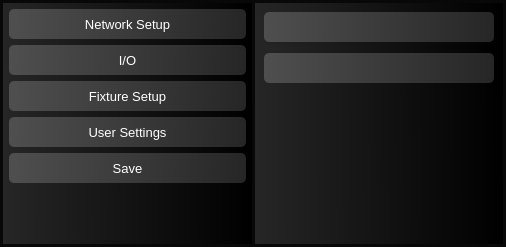
<?xml version="1.0" encoding="UTF-8"?>
<ui version="4.0">
 <class>Setup</class>
 <widget class="QWidget" name="Setup">
  <property name="geometry">
   <rect>
    <x>0</x>
    <y>0</y>
    <width>506</width>
    <height>247</height>
   </rect>
  </property>
  <property name="sizePolicy">
   <sizepolicy hsizetype="Preferred" vsizetype="Preferred">
    <horstretch>0</horstretch>
    <verstretch>2</verstretch>
   </sizepolicy>
  </property>
  <property name="maximumSize">
   <size>
    <width>16777215</width>
    <height>50000</height>
   </size>
  </property>
  <property name="windowTitle">
   <string>Form</string>
  </property>
  <property name="styleSheet">
   <string notr="true">background-color: rgb(255, 255, 255);
color:white;</string>
  </property>
  <layout class="QVBoxLayout" name="verticalLayout">
   <property name="spacing">
    <number>0</number>
   </property>
   <property name="leftMargin">
    <number>0</number>
   </property>
   <property name="topMargin">
    <number>0</number>
   </property>
   <property name="rightMargin">
    <number>0</number>
   </property>
   <property name="bottomMargin">
    <number>0</number>
   </property>
   <item>
    <layout class="QHBoxLayout" name="horizontalLayout_2">
     <property name="spacing">
      <number>0</number>
     </property>
     <property name="leftMargin">
      <number>0</number>
     </property>
     <property name="topMargin">
      <number>0</number>
     </property>
     <property name="rightMargin">
      <number>0</number>
     </property>
     <property name="bottomMargin">
      <number>0</number>
     </property>
     <item>
      <widget class="QWidget" name="widget" native="true">
       <property name="sizePolicy">
        <sizepolicy hsizetype="Preferred" vsizetype="Preferred">
         <horstretch>0</horstretch>
         <verstretch>2</verstretch>
        </sizepolicy>
       </property>
       <property name="styleSheet">
        <string notr="true">background-color: rgb(8, 8, 8);</string>
       </property>
       <layout class="QHBoxLayout" name="horizontalLayout_4" stretch="1,1">
        <property name="spacing">
         <number>3</number>
        </property>
        <property name="leftMargin">
         <number>3</number>
        </property>
        <property name="topMargin">
         <number>3</number>
        </property>
        <property name="rightMargin">
         <number>3</number>
        </property>
        <property name="bottomMargin">
         <number>3</number>
        </property>
        <item>
         <widget class="QWidget" name="widget_2" native="true">
          <property name="sizePolicy">
           <sizepolicy hsizetype="Preferred" vsizetype="MinimumExpanding">
            <horstretch>0</horstretch>
            <verstretch>2</verstretch>
           </sizepolicy>
          </property>
          <property name="styleSheet">
           <string notr="true">background-color: qlineargradient(spread:pad, x1:0, y1:0.551, x2:1, y2:0.54, stop:0 rgba(38, 38, 38, 255), stop:1 rgba(0, 0, 0, 255));
 </string>
          </property>
          <layout class="QVBoxLayout" name="verticalLayout_4">
           <property name="spacing">
            <number>6</number>
           </property>
           <property name="leftMargin">
            <number>6</number>
           </property>
           <property name="topMargin">
            <number>6</number>
           </property>
           <property name="rightMargin">
            <number>6</number>
           </property>
           <property name="bottomMargin">
            <number>4</number>
           </property>
           <item>
            <widget class="QPushButton" name="btnNetSetup">
             <property name="sizePolicy">
              <sizepolicy hsizetype="Preferred" vsizetype="Fixed">
               <horstretch>0</horstretch>
               <verstretch>0</verstretch>
              </sizepolicy>
             </property>
             <property name="minimumSize">
              <size>
               <width>0</width>
               <height>30</height>
              </size>
             </property>
             <property name="font">
              <font>
               <pointsize>10</pointsize>
              </font>
             </property>
             <property name="cursor">
              <cursorShape>PointingHandCursor</cursorShape>
             </property>
             <property name="styleSheet">
              <string notr="true">QPushButton{background-color: qlineargradient(spread:pad, x1:0, y1:0.568, x2:1, y2:0.574, stop:0 rgba(79, 79, 79, 255), stop:1 rgba(39, 38, 38, 255));border-style: solid;border-color: rgba(0, 0, 0, 255);border-width: 0px;border-radius: 5px;} </string>
             </property>
             <property name="text">
              <string>Network Setup</string>
             </property>
            </widget>
           </item>
           <item>
            <widget class="QPushButton" name="btnIOSetup">
             <property name="sizePolicy">
              <sizepolicy hsizetype="Preferred" vsizetype="Fixed">
               <horstretch>0</horstretch>
               <verstretch>0</verstretch>
              </sizepolicy>
             </property>
             <property name="minimumSize">
              <size>
               <width>0</width>
               <height>30</height>
              </size>
             </property>
             <property name="font">
              <font>
               <pointsize>10</pointsize>
              </font>
             </property>
             <property name="cursor">
              <cursorShape>PointingHandCursor</cursorShape>
             </property>
             <property name="styleSheet">
              <string notr="true">QPushButton{background-color: qlineargradient(spread:pad, x1:0, y1:0.568, x2:1, y2:0.574, stop:0 rgba(79, 79, 79, 255), stop:1 rgba(39, 38, 38, 255));border-style: solid;border-color: rgba(0, 0, 0, 255);border-width: 0px;border-radius: 5px;} </string>
             </property>
             <property name="text">
              <string>I/O</string>
             </property>
            </widget>
           </item>
           <item>
            <widget class="QPushButton" name="btnFixtureSetup">
             <property name="sizePolicy">
              <sizepolicy hsizetype="Preferred" vsizetype="Fixed">
               <horstretch>0</horstretch>
               <verstretch>0</verstretch>
              </sizepolicy>
             </property>
             <property name="minimumSize">
              <size>
               <width>0</width>
               <height>30</height>
              </size>
             </property>
             <property name="font">
              <font>
               <pointsize>10</pointsize>
              </font>
             </property>
             <property name="cursor">
              <cursorShape>PointingHandCursor</cursorShape>
             </property>
             <property name="styleSheet">
              <string notr="true">QPushButton{background-color: qlineargradient(spread:pad, x1:0, y1:0.568, x2:1, y2:0.574, stop:0 rgba(79, 79, 79, 255), stop:1 rgba(39, 38, 38, 255));border-style: solid;border-color: rgba(0, 0, 0, 255);border-width: 0px;border-radius: 5px;} </string>
             </property>
             <property name="text">
              <string>Fixture Setup</string>
             </property>
            </widget>
           </item>
           <item>
            <widget class="QPushButton" name="btnUserSetting">
             <property name="sizePolicy">
              <sizepolicy hsizetype="Preferred" vsizetype="Fixed">
               <horstretch>0</horstretch>
               <verstretch>0</verstretch>
              </sizepolicy>
             </property>
             <property name="minimumSize">
              <size>
               <width>0</width>
               <height>30</height>
              </size>
             </property>
             <property name="font">
              <font>
               <pointsize>10</pointsize>
              </font>
             </property>
             <property name="cursor">
              <cursorShape>PointingHandCursor</cursorShape>
             </property>
             <property name="styleSheet">
              <string notr="true">QPushButton{background-color: qlineargradient(spread:pad, x1:0, y1:0.568, x2:1, y2:0.574, stop:0 rgba(79, 79, 79, 255), stop:1 rgba(39, 38, 38, 255));border-style: solid;border-color: rgba(0, 0, 0, 255);border-width: 0px;border-radius: 5px;} </string>
             </property>
             <property name="text">
              <string>User Settings</string>
             </property>
            </widget>
           </item>
           <item>
            <widget class="QPushButton" name="btnSaveSetup">
             <property name="sizePolicy">
              <sizepolicy hsizetype="Preferred" vsizetype="Fixed">
               <horstretch>0</horstretch>
               <verstretch>0</verstretch>
              </sizepolicy>
             </property>
             <property name="minimumSize">
              <size>
               <width>0</width>
               <height>30</height>
              </size>
             </property>
             <property name="font">
              <font>
               <pointsize>10</pointsize>
              </font>
             </property>
             <property name="cursor">
              <cursorShape>PointingHandCursor</cursorShape>
             </property>
             <property name="styleSheet">
              <string notr="true">QPushButton{background-color: qlineargradient(spread:pad, x1:0, y1:0.568, x2:1, y2:0.574, stop:0 rgba(79, 79, 79, 255), stop:1 rgba(39, 38, 38, 255));border-style: solid;border-color: rgba(0, 0, 0, 255);border-width: 0px;border-radius: 5px;} </string>
             </property>
             <property name="text">
              <string>Save</string>
             </property>
            </widget>
           </item>
           <item>
            <widget class="QWidget" name="widget_4" native="true">
             <property name="sizePolicy">
              <sizepolicy hsizetype="Preferred" vsizetype="Preferred">
               <horstretch>250</horstretch>
               <verstretch>255</verstretch>
              </sizepolicy>
             </property>
             <property name="maximumSize">
              <size>
               <width>16777215</width>
               <height>500</height>
              </size>
             </property>
             <property name="styleSheet">
              <string notr="true">background-color:none;</string>
             </property>
             <layout class="QVBoxLayout" name="verticalLayout_2">
              <property name="spacing">
               <number>0</number>
              </property>
              <property name="leftMargin">
               <number>0</number>
              </property>
              <property name="topMargin">
               <number>5</number>
              </property>
              <property name="rightMargin">
               <number>0</number>
              </property>
              <property name="bottomMargin">
               <number>5</number>
              </property>
             </layout>
            </widget>
           </item>
          </layout>
         </widget>
        </item>
        <item>
         <widget class="QWidget" name="widget_5" native="true">
          <property name="minimumSize">
           <size>
            <width>0</width>
            <height>0</height>
           </size>
          </property>
          <property name="maximumSize">
           <size>
            <width>16777215</width>
            <height>16777215</height>
           </size>
          </property>
          <property name="styleSheet">
           <string notr="true">background-color: qlineargradient(spread:pad, x1:0, y1:0.551, x2:1, y2:0.54, stop:0 rgba(38, 38, 38, 255), stop:1 rgba(0, 0, 0, 255));</string>
          </property>
          <layout class="QVBoxLayout" name="verticalLayout_5">
           <property name="spacing">
            <number>3</number>
           </property>
           <item>
            <widget class="QPushButton" name="btnRightUp">
             <property name="sizePolicy">
              <sizepolicy hsizetype="Preferred" vsizetype="Fixed">
               <horstretch>0</horstretch>
               <verstretch>0</verstretch>
              </sizepolicy>
             </property>
             <property name="minimumSize">
              <size>
               <width>0</width>
               <height>30</height>
              </size>
             </property>
             <property name="font">
              <font>
               <pointsize>10</pointsize>
              </font>
             </property>
             <property name="cursor">
              <cursorShape>PointingHandCursor</cursorShape>
             </property>
             <property name="styleSheet">
              <string notr="true">QPushButton{background-color: qlineargradient(spread:pad, x1:0, y1:0.568, x2:1, y2:0.574, stop:0 rgba(79, 79, 79, 255), stop:1 rgba(39, 38, 38, 255));border-style: solid;border-color: rgba(0, 0, 0, 255);border-width: 0px;border-radius: 5px;} </string>
             </property>
             <property name="text">
              <string/>
             </property>
            </widget>
           </item>
           <item>
            <widget class="QWidget" name="FixturesWidget" native="true">
             <layout class="QVBoxLayout" name="verticalLayout_6">
              <property name="spacing">
               <number>1</number>
              </property>
              <property name="leftMargin">
               <number>0</number>
              </property>
              <property name="topMargin">
               <number>0</number>
              </property>
              <property name="rightMargin">
               <number>0</number>
              </property>
              <property name="bottomMargin">
               <number>0</number>
              </property>
              <item>
               <widget class="QScrollArea" name="Fixture_scrollArea">
                <property name="sizePolicy">
                 <sizepolicy hsizetype="Expanding" vsizetype="Ignored">
                  <horstretch>0</horstretch>
                  <verstretch>0</verstretch>
                 </sizepolicy>
                </property>
                <property name="minimumSize">
                 <size>
                  <width>0</width>
                  <height>5</height>
                 </size>
                </property>
                <property name="mouseTracking">
                 <bool>true</bool>
                </property>
                <property name="tabletTracking">
                 <bool>true</bool>
                </property>
                <property name="styleSheet">
                 <string notr="true"> background-color: qlineargradient(spread:pad, x1:0, y1:0.551, x2:1, y2:0.54, stop:0 rgba(38, 38, 38, 255), stop:1 rgba(0, 0, 0, 255));
border:none;
</string>
                </property>
                <property name="verticalScrollBarPolicy">
                 <enum>Qt::ScrollBarAlwaysOff</enum>
                </property>
                <property name="widgetResizable">
                 <bool>true</bool>
                </property>
                <widget class="QWidget" name="scrollAreaWidgetContents">
                 <property name="geometry">
                  <rect>
                   <x>0</x>
                   <y>0</y>
                   <width>229</width>
                   <height>16</height>
                  </rect>
                 </property>
                 <property name="sizePolicy">
                  <sizepolicy hsizetype="Preferred" vsizetype="Preferred">
                   <horstretch>0</horstretch>
                   <verstretch>0</verstretch>
                  </sizepolicy>
                 </property>
                 <property name="minimumSize">
                  <size>
                   <width>0</width>
                   <height>0</height>
                  </size>
                 </property>
                 <layout class="QHBoxLayout" name="horizontalLayout_6" stretch="100">
                  <property name="spacing">
                   <number>0</number>
                  </property>
                  <property name="leftMargin">
                   <number>0</number>
                  </property>
                  <property name="topMargin">
                   <number>2</number>
                  </property>
                  <property name="rightMargin">
                   <number>0</number>
                  </property>
                  <property name="bottomMargin">
                   <number>0</number>
                  </property>
                  <item>
                   <layout class="QVBoxLayout" name="FixtureLayout">
                    <property name="spacing">
                     <number>0</number>
                    </property>
                   </layout>
                  </item>
                 </layout>
                </widget>
               </widget>
              </item>
             </layout>
            </widget>
           </item>
           <item>
            <widget class="QPushButton" name="btnRightDn">
             <property name="sizePolicy">
              <sizepolicy hsizetype="Preferred" vsizetype="Fixed">
               <horstretch>0</horstretch>
               <verstretch>0</verstretch>
              </sizepolicy>
             </property>
             <property name="minimumSize">
              <size>
               <width>0</width>
               <height>30</height>
              </size>
             </property>
             <property name="font">
              <font>
               <pointsize>10</pointsize>
              </font>
             </property>
             <property name="cursor">
              <cursorShape>PointingHandCursor</cursorShape>
             </property>
             <property name="styleSheet">
              <string notr="true">QPushButton{background-color: qlineargradient(spread:pad, x1:0, y1:0.568, x2:1, y2:0.574, stop:0 rgba(79, 79, 79, 255), stop:1 rgba(39, 38, 38, 255));border-style: solid;border-color: rgba(0, 0, 0, 255);border-width: 0px;border-radius: 5px;} </string>
             </property>
             <property name="text">
              <string/>
             </property>
            </widget>
           </item>
           <item>
            <widget class="QWidget" name="widget_6" native="true">
             <property name="sizePolicy">
              <sizepolicy hsizetype="Preferred" vsizetype="Preferred">
               <horstretch>250</horstretch>
               <verstretch>255</verstretch>
              </sizepolicy>
             </property>
             <property name="maximumSize">
              <size>
               <width>16777215</width>
               <height>500</height>
              </size>
             </property>
             <property name="styleSheet">
              <string notr="true">background:none;</string>
             </property>
             <layout class="QVBoxLayout" name="verticalLayout_3">
              <property name="spacing">
               <number>0</number>
              </property>
              <property name="leftMargin">
               <number>10</number>
              </property>
              <property name="topMargin">
               <number>5</number>
              </property>
              <property name="rightMargin">
               <number>0</number>
              </property>
              <property name="bottomMargin">
               <number>5</number>
              </property>
             </layout>
            </widget>
           </item>
          </layout>
         </widget>
        </item>
       </layout>
      </widget>
     </item>
    </layout>
   </item>
  </layout>
 </widget>
 <resources/>
 <connections/>
</ui>
